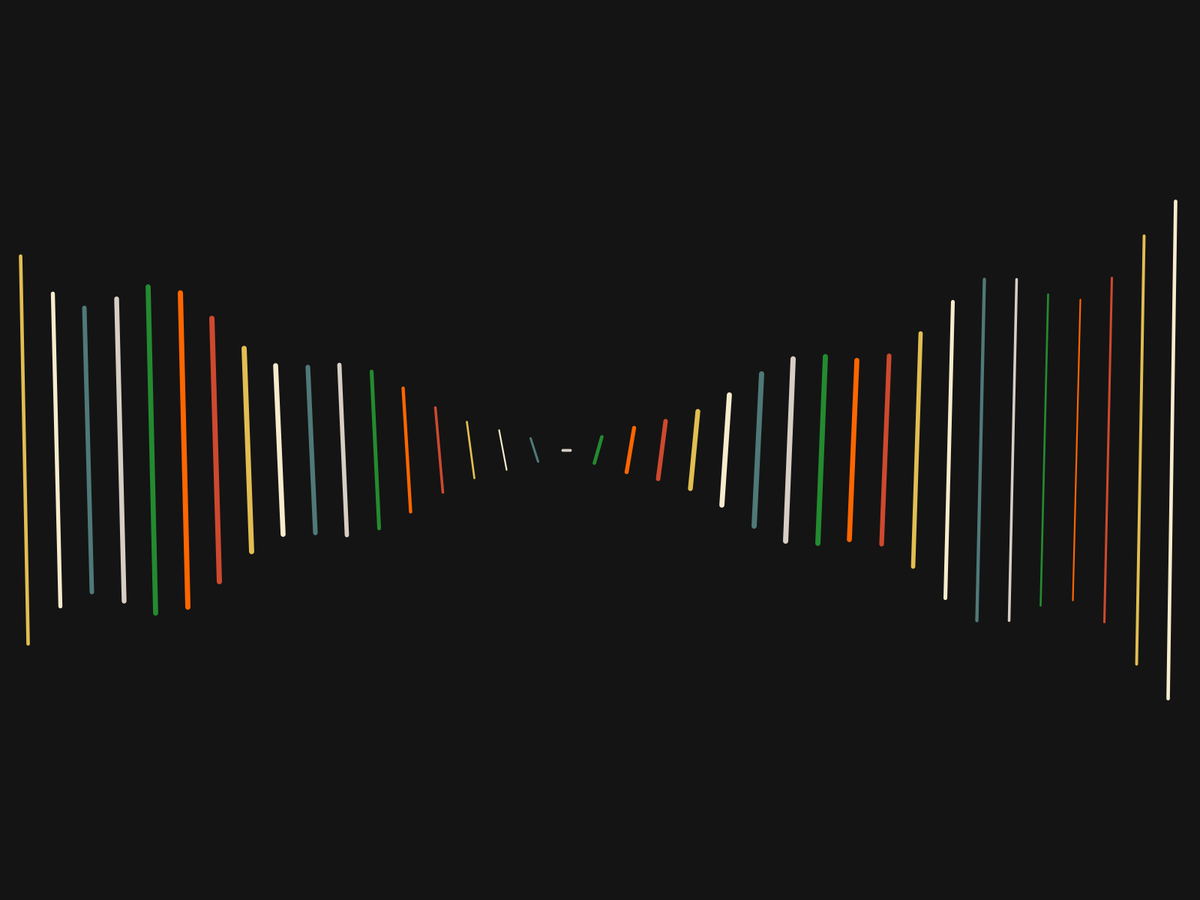
Frame 1 (no input)
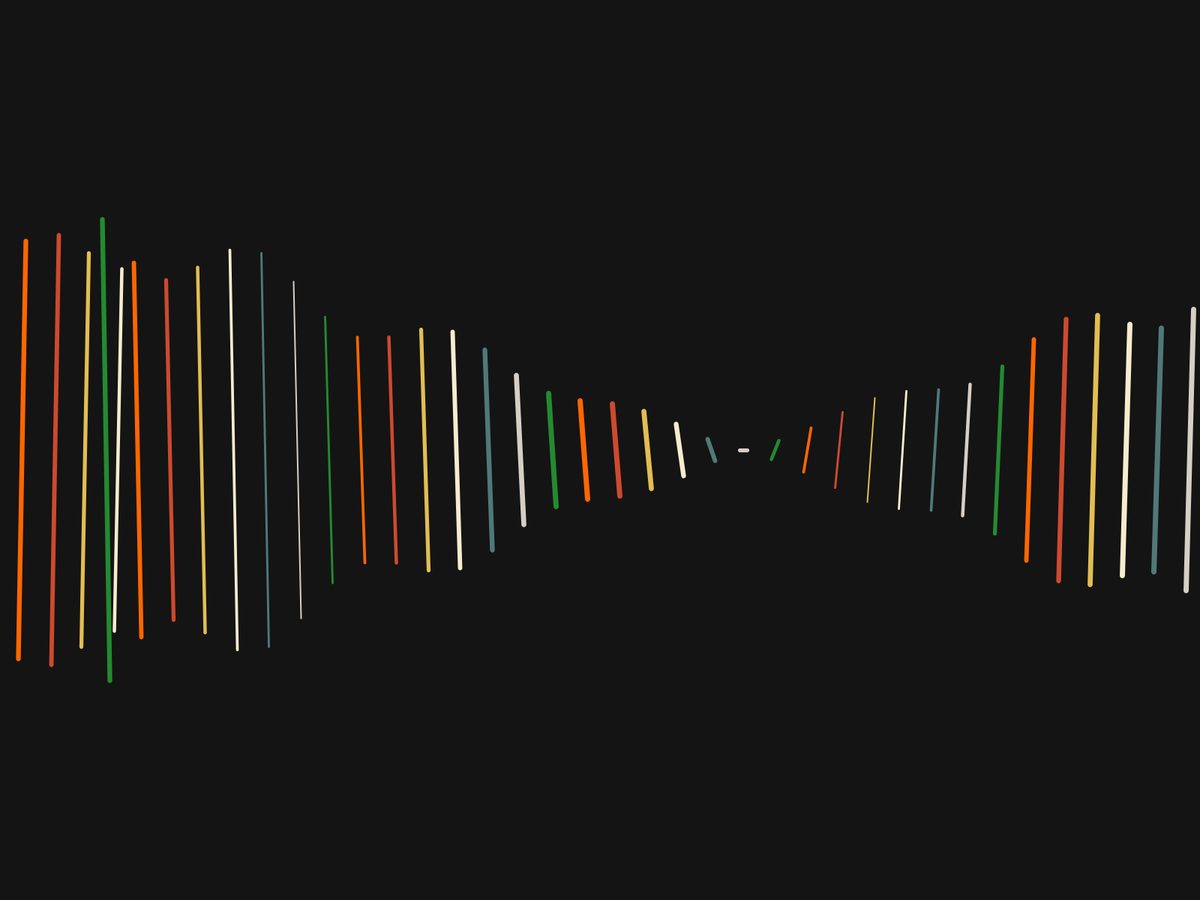
Frame 60 (the mouse pressed at the canvas centre just before this capture)
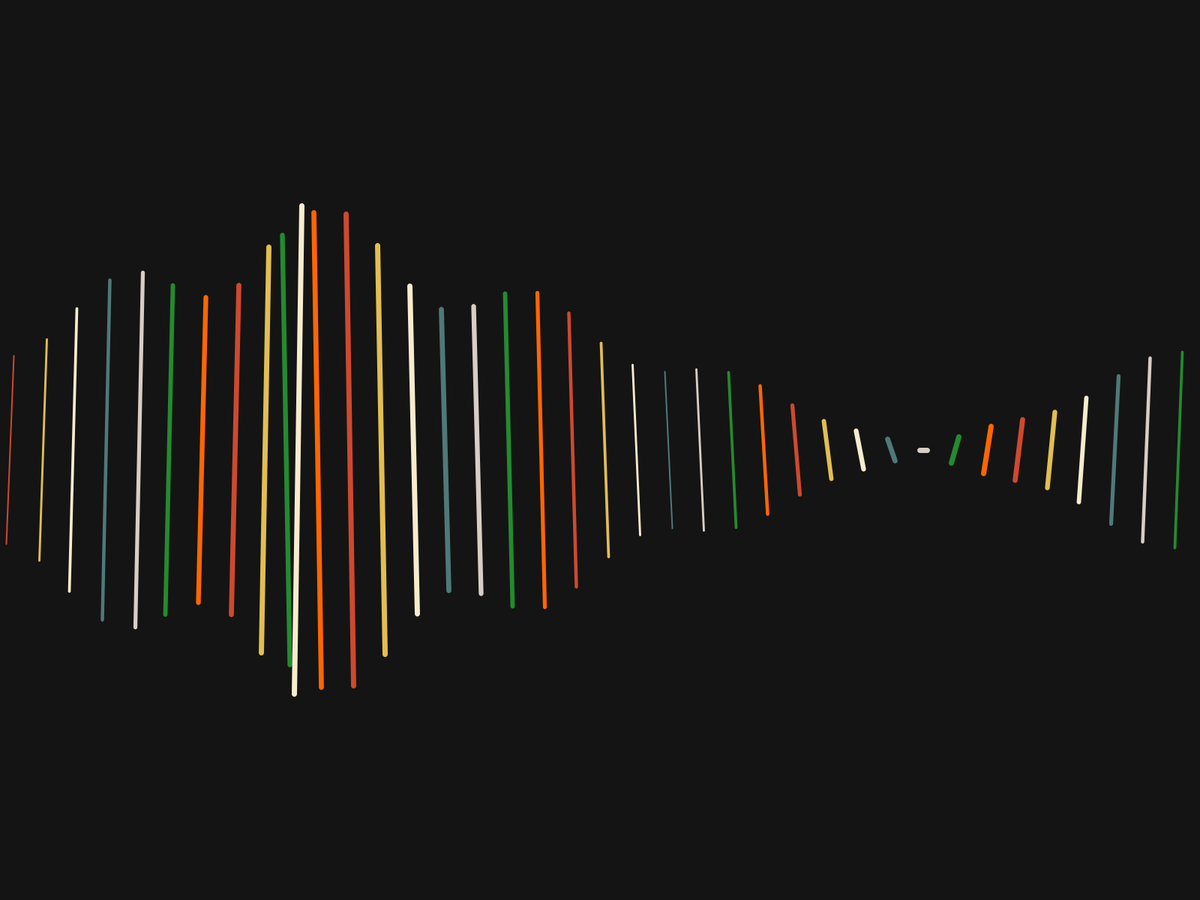
Frame 120 (the mouse held since frame 60 and released just before this capture)

The Processing sketch that drew these frames (run headless with seeded random() and noise(); from frame 60 on, the mouse is pressed at the canvas centre):

// Processing sketch: line_animation2
// ── line_animation2.pde
color[] cores = {
  color(35, 139, 47),    // Green
  color(255, 102, 0),    // Orange
  color(206, 73, 46),    // Orange Dark
  color(226, 190, 82),   // Yellow
  color(247, 236, 205),  // Yellow Light
  color(79, 121, 120),   // Blue
  color(215, 206, 197)   // White Grey
};

int numColunas = 40;
float[] xPos;

void setup() {
  fullScreen();
  xPos = new float[numColunas];
  for (int i = 0; i < numColunas; i++) {
    xPos[i] = map(i, 0, numColunas, -100, width);
  }
  strokeCap(ROUND);
  frameRate(60);
}

void draw() {
  background(20);
  float speed = 4;

  for (int i = 0; i < numColunas; i++) {
    float x = xPos[i];

    float centerY = height / 2;
    float spacing = 30 + sin(frameCount * 0.05 + i) * 5;
    float offset = (i - numColunas/2.0) * spacing;

    float lineY1 = centerY + offset * 0.5;
    float lineY2 = centerY - offset * 0.5;

    float lineWeight = 2 + 5 * abs(sin(radians(frameCount * 2 + i * 10)));
    strokeWeight(lineWeight);
    stroke(cores[i % cores.length]);

    line(x, lineY1, x + 10, lineY2);

    // Atualiza posição
    xPos[i] += speed;
    if (xPos[i] > width + 20) {
      xPos[i] = -20;
    }
  }
}
